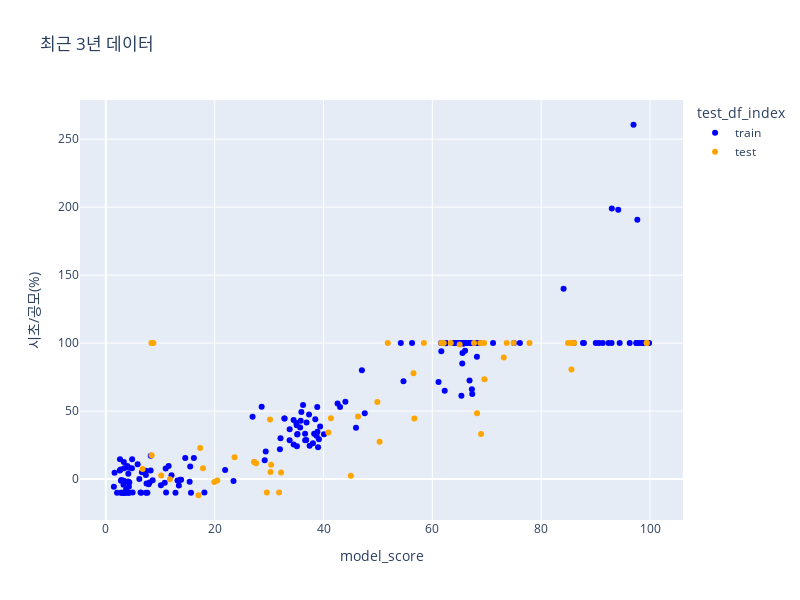

Here is the notebook cell this chart was saved with:
### Markdown cell above
## 1-2. 최근 3년 데이터에 대한 시각화
- 2010년대 초, 중반에는 공모주 시장이 활성화 되어있지 않아 기관투자자들의 관심도 또한 저조했다. 그렇기에 가장 중요한 변수인 A(Agent)변수 또한 과거로 갈수록 의미가 퇴색된다. 위의 그래프에서도 최근 시계열로 갈수록 테스트 데이터의 model_score가 시초/공모(%)와 강한 양의 상관관계를 보임을 알 수 있다.

### Code cell
fig = px.scatter(
    score_df.loc[three_years_ago_index, :], x='model_score', y='시초/공모(%)', color='test_df_index',
    title='최근 3년 데이터',
    labels={'model_score': 'model_score', '시초/공모(%)': '시초/공모(%)'},
    color_discrete_map={'train': 'blue', 'test': 'orange'}
)

fig.update_layout(width=800, height=600)
fig.show()

### Figure 1 — Plotly figure (JSON) as saved in the notebook; plotly's stock layout.template omitted (floating-point values rounded to 4 significant figures; data arrays with more than 128 entries replaced by an {"elided": "..."} marker saying what was removed)
{"data": [{"hovertemplate": "test_df_index=train<br>model_score=%{x}<br>시초/공모(%)=%{y}<extra></extra>", "legendgroup": "train", "marker": {"color": "blue", "symbol": "circle"}, "mode": "markers", "name": "train", "orientation": "v", "showlegend": true, "type": "scatter", "x": {"elided": "187 float values"}, "xaxis": "x", "y": {"elided": "187 float values"}, "yaxis": "y"}, {"hovertemplate": "test_df_index=test<br>model_score=%{x}<br>시초/공모(%)=%{y}<extra></extra>", "legendgroup": "test", "marker": {"color": "orange", "symbol": "circle"}, "mode": "markers", "name": "test", "orientation": "v", "showlegend": true, "type": "scatter", "x": [17.03, 50.31, 61.65, 68.82, 11.77, 69.5, 30.17, 17.35, 32.21, 19.93, 68.21, 30.26, 27.6, 56.69, 10.18, 45.02, 17.85, 84.92, 77.86, 23.65, 65.02, 69.56, 73.65, 20.48, 8.414, 85.54, 63.39, 99.39, 62.1, 46.33, 41.36, 99.39, 27.27, 40.88, 86.04, 27.27, 56.54, 51.81, 85.56, 74.93, 49.89, 68.95, 58.44, 73.12, 67.67, 8.378, 8.736, 6.755, 29.59, 30.38, 31.84], "xaxis": "x", "y": [-11.93, 27.45, 100, 100, -0.18, 100, 43.82, 22.75, 4.76, -2.27, 48.46, 5.2, 11.67, 44.44, 2.67, 2.5, 8, 100, 100, 16, 99, 73.33, 100, -1.17, 17.57, 100, 100, 100, 100, 46, 44.69, 100, 12.5, 34.27, 100, 12.5, 77.78, 100, 80.56, 100, 56.67, 33.14, 100, 89.47, 100, 100, 100, 7.33, -9.93, 10.53, -9.94], "yaxis": "y"}], "layout": {"height": 600, "legend": {"title": {"text": "test_df_index"}, "tracegroupgap": 0}, "title": {"text": "최근 3년 데이터"}, "width": 800, "xaxis": {"anchor": "y", "domain": [0, 1], "title": {"text": "model_score"}}, "yaxis": {"anchor": "x", "domain": [0, 1], "title": {"text": "시초/공모(%)"}}}}
